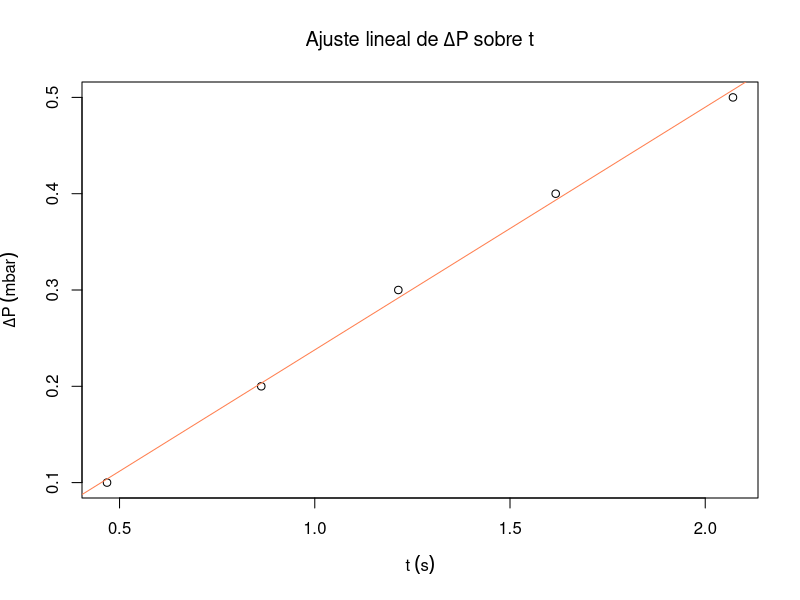
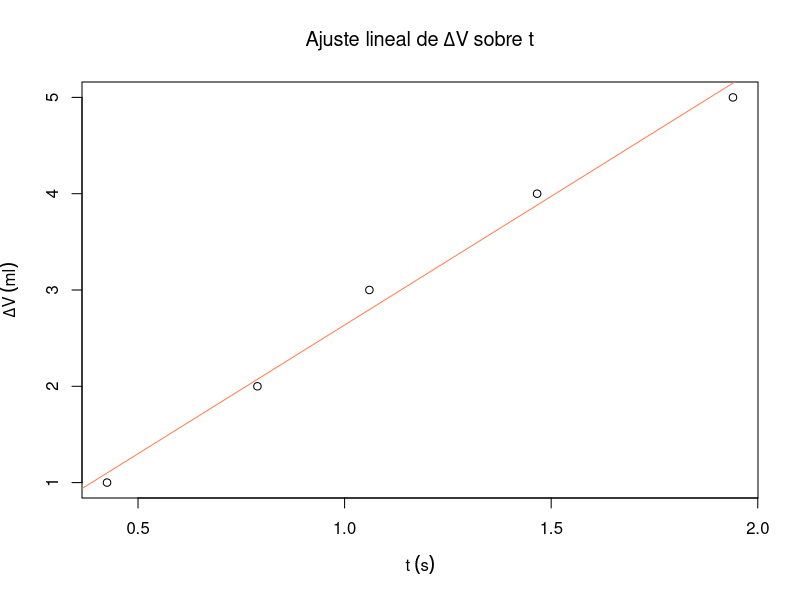

These figures' R source, in order:
## ---- chunk 1
knitr::opts_chunk$set(echo = FALSE)
## ---- chunk 2
volumen <- 10*1e-3 #m^3
voltaje <- 4.81 # Volttttios
intensidad <- 0.26 # Amperios
Tlab <- 18.9 + 273.15 # Kelvin
Plab <- 1012.6*1e2 # Pascales
R <- 8.314472 #Pa m^3/mol K
  
# Datos recogidos
t <- c(0.468, 0.863, 1.214, 1.617, 2.071, 2.639, 3.345, 4.069, 4.537, 5.253)
P <- c(0.1,0.2,0.3,0.4,0.5,0.6,0.7,0.8,0.9,1) 

# Tabla
data <- data.frame(t,P)
colnames(data) <- c("t / s","$\\Delta P$ / mbar")
  
knitr::kable(
  data,
  caption="Tiempo durante el cual el circuito queda cerrado y variación de presión registrada",
  booktabs = TRUE,
  escape = FALSE,
  row.names = FALSE,
  align="c"
)
## ---- chunk 3

t <- t[1:5]
P <- P[1:5]

# Ajuste lineal
modelo_lineal <- lm(P ~ t)
resumen <- summary(modelo_lineal)
pendiente <- modelo_lineal$coefficients[[2]]
inc_pendiente <- resumen$coefficients[2,2]
ordenada <- modelo_lineal$coefficients[[1]]
inc_ordenada <- resumen$coefficients[1,2]

# Graficamos los datos y la línea de ajuste
titulo <- expression("Ajuste lineal de"~Delta*P~"sobre t")
plot(t,P,
     main = titulo,
     ylab =expression(Delta * P ~ (mbar)),
     xlab =expression(t ~ (s)))
abline(modelo_lineal, col = "coral")

# Cálculo de Cv
Cv <- voltaje*intensidad*R/(volumen*pendiente*100) # 1 mbar = 100 Pa
inc_Cv <- voltaje*intensidad*R/volumen * inc_pendiente/pendiente^2 * 1/100
## ---- chunk 4
# Datos recogidos
V2 <- 1:5 #mL
t2_1 <- c(0.411, 0.727, 1.081, 1.487, 1.874)
t2_2 <- c(0.417, 0.840, 1.047, 1.571, 2.040)
t2_3 <- c(0.446, 0.800, 1.052, 1.340, 1.905)
t2 <- round((t2_1+t2_2+t2_3)/3,3)

# Tabla
data <- data.frame(V2,t2_1,t2_2,t2_3,t2)
colnames(data) <- c("$\\Delta V$ / ml","$t_1$ / s","$t_2$ / s","$t_3$ / s","$t$ / s")
  
knitr::kable(
  data,
  caption="Tiempos para compensar cada variación de volumen y tiempo promediado",
  booktabs = TRUE,
  escape = FALSE,
  row.names = FALSE,
  align="c"
)
## ---- chunk 5
# Ajuste lineal
modelo_lineal2 <- lm(V2 ~ t2)
resumen2 <- summary(modelo_lineal2)
pendiente2 <- modelo_lineal2$coefficients[[2]]
inc_pendiente2 <- resumen2$coefficients[2,2]
ordenada2 <- modelo_lineal2$coefficients[[1]]
inc_ordenada2 <- resumen2$coefficients[1,2]

# Graficamos los datos y la línea de ajuste
titulo <- expression("Ajuste lineal de"~Delta*V~"sobre t")
plot(t2,V2,
     main = titulo,
     ylab =expression(Delta*V ~ (ml)),
     xlab =expression(t ~ (s)))
abline(modelo_lineal2, col = "coral")

# Cálculo de Cv
Cp <- voltaje*intensidad*R/(Plab*pendiente2*1e-6) # 1 mL = 1e-6 m^3
inc_Cp <- voltaje*intensidad*R/Plab * inc_pendiente2/pendiente2^2 * 1e6
## ---- chunk 6
Cv_teorico <- 5/2*R
Cp_teorico <- 7/2*R
error_relativo_Cv <- abs(Cv_teorico-Cv)/Cv_teorico
error_relativo_Cp <- abs(Cp_teorico-Cp)/Cp_teorico

# Cálculo de R
Rexp <- Cp - Cv
inc_Rexp <- sqrt(inc_Cp^2 + inc_Cv^2)

error_relativo <- abs(R-Rexp)/R

gamma <- Cp/Cv
inc_gamma <- sqrt( (inc_Cp/Cv)^2 + (inc_Cv*Cp/Cv^2)^2 )
